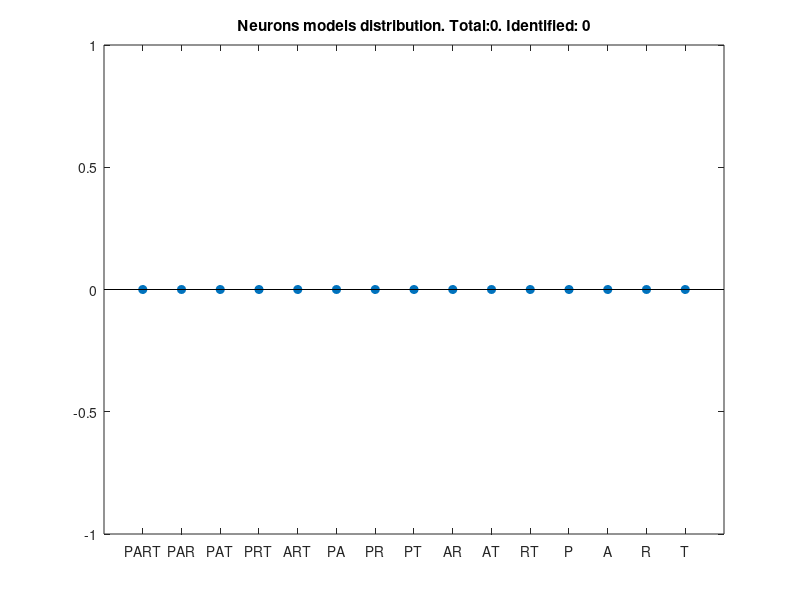

Source code (MATLAB):

%electro_folder = 'C:\Users\GEORGEKOUR\Desktop\Electro_Rats\rat_8\odor1_WR\rat8_mpfc_21.6';
%electro_folder = 'C:\Users\GEORGEKOUR\Desktop\Electro_Rats\rat_10\odor1_WR\rat10_mpfc_14.10';
electro_folder = 'C:\Users\GEORGEKOUR\Desktop\Electro_Rats\rat_11\odor1_WR\rat11_mpfc_14.10';

%electro_folder = 'C:\Users\GEORGEKOUR\Desktop\Electro_Rats';

day_files = dir([electro_folder,'\*events_g.mat']); %look for all single units files in the stage
%day_files = dir([electro_folder,'\*\*\*\*events_g.mat']); %look for all single units files in the stage

identifiable_neurons = 0;
total_neurons = 0;
neurons_type = zeros(1, 15);

for j = 1:length(day_files)
    day_folder = day_files(j).folder
    %day_folder = 'C:\Users\GEORGEKOUR\Desktop\Electro_Rats\rat_6\odor1_WR\rat6_mpfc_20.6';
    numFolds = 10;
    f = figure('units','normalized','outerposition',[0 0 1 1]);
    % Draw the data per neuron
    SS_files = dir([day_folder,'\*_SS_*.ntt']); %look for all single units files in the stage
    
    num_neurons = length(SS_files);
    for i = 1:num_neurons
        
        total_neurons=total_neurons+1;
        neuron_filename = SS_files(i).name;
        ss_file = [SS_files(i).folder,'\',neuron_filename]
        
        %extract data to show neural activity during the day
        idcs   = strfind(ss_file,'\');
        stage_folder_name = ss_file(1:idcs(end-1)-1);
        
        %Load data and extract meta information
        [behave, st] = load_spikes_and_behavioral_data (ss_file);
        
        
%         %%%% Manipulate st to check the model validity %%%%%%
%         
%         [event_times, ~, ~, ~] = extract_event_times(behave);
%         
%         old_st = st;
%         %old_fr = length(st)/(st(end)-st(1));
%         diff_st = diff(st);
%         perm = randperm(length(st)-1);
%         diff_st = diff_st(perm);
%         st = cumsum([st(1) diff_st]);
% 
%         ain_times = event_times(:,2);
%         %add spikes in the area
%         for k=1:length(ain_times)            
%             a_spikes = randn([1,1])*0.2+0.1+ain_times(k);
%             st = [st, a_spikes];
%         end
% 
%         st = sort(st);
        %%%%%%%%%%%%%%%%%%%%%%%%%%

        
        [median_times, proportions, num_bins_per_proportion, num_bins_between_events] = analyze_behavior_in_stage(day_folder);
        
        % Allign st to events.
        [spike_count, binned_spikes_cell, events_bins_span] = ss_activity_inday (behave, st, num_bins_between_events);
        
        %subplot(num_neurons,2,(i-1)*2+1)
        
        %heatmap(bined_spikes_cell, 1:size(bined_spikes_cell,2), num2str(spike_count),[] ,'ColorBar', true)
        
        subplot(num_neurons+1,2,(i-1)*2+1)
        w = gausswin(10);
        w=w./sum(w);
        %y = filter(w,1,bined_spikes_cell);
        y = filtfilt(w,1,binned_spikes_cell);
        plot(y)
        ylim([-0.3,0.3])
        xlim([0,length(binned_spikes_cell)+100])
        
        for k=1:length(events_bins_span)
            vline(events_bins_span(k),'b')
        end
        
        [LLH_values, selected_model] = fit_model_to_neuron(st, behave, numFolds, proportions);
        
        selected_model
        
        LLH_increase_mean = mean(LLH_values);
        LLH_increase_sem = std(LLH_values)/sqrt(numFolds);
        
        subplot(num_neurons+1,2,(i-1)*2+2)
        hold on
        plot(0.5:15.5,zeros(16,1),'--b','linewidth',2)
        errorbar(LLH_increase_mean,LLH_increase_sem,'ok','linewidth',3)
        if (~isnan(selected_model))
            plot(selected_model,LLH_increase_mean(selected_model),'.r','markersize',25)
            identifiable_neurons = identifiable_neurons+1;
            neurons_type(selected_model) = neurons_type(selected_model)+1;
            
        end
        hold off
        %box off
        %set(gca,'fontsize',20)
        set(gca,'XLim',[0 16]); set(gca,'XTick',1:15)
        set(gca,'XTickLabel',{'PART','PAR','PAT','PRT','ART','PA','PR','PT','AR',...
            'AT','RT','P','A','R','T'});
        %legend('Model performance','Selected Model','Baseline')
        suptitle (day_folder)
        %ylabel('LLH increase')
        ylabel([num2str(spike_count), '[S]',])
        
        ylim([-1 1])

        
    end
    
    [~, selected_arms, rewarded_arm1, rewarded_arm2] = extract_event_times(behave);
    
    subplot(num_neurons+1,2,(num_neurons+1)*2-1)
    hist(selected_arms)
    title(['Arm Dist - Num trials: ', num2str(length(selected_arms))])
    
    subplot(num_neurons+1,2,(num_neurons+1)*2)
    rewards = (selected_arms==rewarded_arm1)+2*(selected_arms==rewarded_arm2);
    hist(rewards, [0,1,2])
    title('rewards Dist')
    
    saveas(f, fullfile(day_folder,'mmodels_17_10.jpg'))
    %Print the heatmap for the entire day
    %close(f)
    %alligned_heatmap_view (day_folder)
    %savefig(fullfile(day_folder,'aactivity'))
    
end

figure
stem(neurons_type, 'filled')
set(gca,'XLim',[0 16]); set(gca,'XTick',1:15)
        set(gca,'XTickLabel',{'PART','PAR','PAT','PRT','ART','PA','PR','PT','AR',...
            'AT','RT','P','A','R','T'});
title(['Neurons models distribution. Total:', num2str(total_neurons), '. Identified: ', num2str(sum(neurons_type))]);
